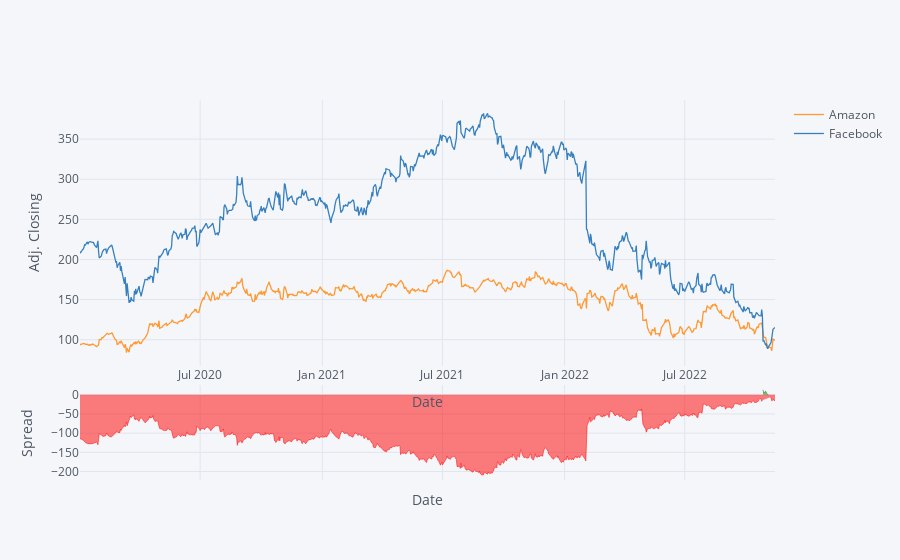

Notebook cell for this chart:
### Code cell
Adj_Close_df = pd.DataFrame()
Adj_Close_df["Dates"] = Amazon["Date"]
Adj_Close_df["Amazon"] = Amazon["Adj Close"]
Adj_Close_df["Facebook"] = Facebook["Adj Close"]
Upd_Adj_Close_df = Adj_Close_df.set_index('Dates')
Upd_Adj_Close_df.iplot(kind='spread', xTitle = "Date", yTitle = "Adj. Closing")

### Figure 1 — Plotly figure (JSON) as saved in the notebook; plotly's stock layout.template omitted (floating-point values rounded to 4 significant figures; data arrays with more than 128 entries replaced by an {"elided": "..."} marker saying what was removed)
{"data": [{"line": {"color": "rgba(255, 153, 51, 1.0)", "dash": "solid", "shape": "linear", "width": 1.3}, "mode": "lines", "name": "Amazon", "text": "", "type": "scatter", "x": {"elided": "724 str values"}, "y": {"elided": "724 float values"}}, {"line": {"color": "rgba(55, 128, 191, 1.0)", "dash": "solid", "shape": "linear", "width": 1.3}, "mode": "lines", "name": "Facebook", "text": "", "type": "scatter", "x": {"elided": "724 str values"}, "y": {"elided": "724 float values"}}, {"connectgaps": false, "fill": "tozeroy", "line": {"color": "green", "dash": "solid", "shape": "linear", "width": 0.5}, "mode": "lines", "name": "Spread", "showlegend": false, "type": "scatter", "x": {"elided": "724 str values"}, "xaxis": "x2", "y": {"elided": "724 mixed values"}, "yaxis": "y2"}, {"connectgaps": false, "fill": "tozeroy", "line": {"color": "red", "dash": "solid", "shape": "linear", "width": 0.5}, "mode": "lines", "name": "Spread", "showlegend": false, "type": "scatter", "x": {"elided": "724 str values"}, "xaxis": "x2", "y": {"elided": "724 mixed values"}, "yaxis": "y2"}], "layout": {"hovermode": "x", "legend": {"bgcolor": "#F5F6F9", "font": {"color": "#4D5663"}}, "paper_bgcolor": "#F5F6F9", "plot_bgcolor": "#F5F6F9", "title": {"font": {"color": "#4D5663"}}, "xaxis": {"gridcolor": "#E1E5ED", "showgrid": true, "tickfont": {"color": "#4D5663"}, "title": {"font": {"color": "#4D5663"}, "text": "Date"}, "zerolinecolor": "#E1E5ED"}, "xaxis2": {"anchor": "y2", "gridcolor": "#E1E5ED", "showgrid": true, "showticklabels": false, "tickfont": {"color": "#4D5663"}, "title": {"font": {"color": "#4D5663"}, "text": "Date"}, "zerolinecolor": "#E1E5ED"}, "yaxis": {"domain": [0.3, 1], "gridcolor": "#E1E5ED", "showgrid": true, "tickfont": {"color": "#4D5663"}, "title": {"font": {"color": "#4D5663"}, "text": "Adj. Closing"}, "zerolinecolor": "#E1E5ED"}, "yaxis2": {"domain": [0, 0.25], "gridcolor": "#E1E5ED", "showgrid": true, "tickfont": {"color": "#4D5663"}, "title": {"font": {"color": "#4D5663"}, "text": "Spread"}, "zerolinecolor": "#E1E5ED"}}}
